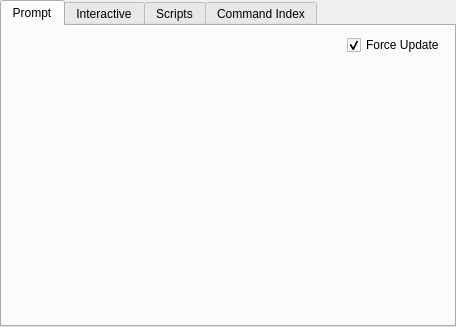
<?xml version="1.0" encoding="UTF-8"?>
<ui version="4.0">
 <class>CommandDialog</class>
 <widget class="QDialog" name="CommandDialog">
  <property name="geometry">
   <rect>
    <x>0</x>
    <y>0</y>
    <width>456</width>
    <height>327</height>
   </rect>
  </property>
  <property name="windowTitle">
   <string>Scripts/Command</string>
  </property>
  <property name="windowIcon">
   <iconset resource="icons.qrc">
    <normaloff>:/stackicons/icons/stack_command.svg</normaloff>:/stackicons/icons/stack_command.svg</iconset>
  </property>
  <layout class="QHBoxLayout" name="horizontalLayout_2">
   <property name="spacing">
    <number>0</number>
   </property>
   <property name="margin">
    <number>0</number>
   </property>
   <item>
    <widget class="QTabWidget" name="Prompt">
     <property name="currentIndex">
      <number>0</number>
     </property>
     <widget class="QWidget" name="PrompTab">
      <attribute name="title">
       <string>Prompt</string>
      </attribute>
      <layout class="QVBoxLayout" name="verticalLayout_2">
       <item>
        <layout class="QVBoxLayout" name="verticalLayout">
         <item>
          <layout class="QHBoxLayout" name="horizontalLayout">
           <item>
            <spacer>
             <property name="orientation">
              <enum>Qt::Horizontal</enum>
             </property>
             <property name="sizeHint" stdset="0">
              <size>
               <width>238</width>
               <height>17</height>
              </size>
             </property>
            </spacer>
           </item>
           <item>
            <widget class="QCheckBox" name="PromptForceUpdateCheck">
             <property name="toolTip">
              <string>Force update of the GUI after every executed command</string>
             </property>
             <property name="text">
              <string>Force Update</string>
             </property>
             <property name="checked">
              <bool>true</bool>
             </property>
            </widget>
           </item>
          </layout>
         </item>
         <item>
          <widget class="TPrompt" name="CommandPrompt" native="true"/>
         </item>
        </layout>
       </item>
      </layout>
     </widget>
     <widget class="QWidget" name="InteractiveTab">
      <attribute name="title">
       <string>Interactive</string>
      </attribute>
      <layout class="QVBoxLayout" name="verticalLayout_6">
       <item>
        <widget class="QGroupBox" name="VariablesGroup">
         <property name="sizePolicy">
          <sizepolicy hsizetype="Expanding" vsizetype="MinimumExpanding">
           <horstretch>0</horstretch>
           <verstretch>0</verstretch>
          </sizepolicy>
         </property>
         <property name="title">
          <string>Variables</string>
         </property>
         <layout class="QVBoxLayout" name="verticalLayout_7">
          <property name="spacing">
           <number>2</number>
          </property>
          <property name="margin">
           <number>2</number>
          </property>
          <item>
           <widget class="QTableWidget" name="VariableTable">
            <property name="sizePolicy">
             <sizepolicy hsizetype="Expanding" vsizetype="MinimumExpanding">
              <horstretch>0</horstretch>
              <verstretch>0</verstretch>
             </sizepolicy>
            </property>
            <column>
             <property name="text">
              <string>Var</string>
             </property>
            </column>
            <column>
             <property name="text">
              <string>Type</string>
             </property>
            </column>
            <column>
             <property name="text">
              <string>Value</string>
             </property>
            </column>
           </widget>
          </item>
          <item>
           <layout class="QHBoxLayout" name="horizontalLayout_5"/>
          </item>
         </layout>
        </widget>
       </item>
       <item>
        <layout class="QVBoxLayout" name="verticalLayout_5">
         <item>
          <layout class="QHBoxLayout" name="horizontalLayout_4">
           <item>
            <spacer>
             <property name="orientation">
              <enum>Qt::Horizontal</enum>
             </property>
             <property name="sizeHint" stdset="0">
              <size>
               <width>238</width>
               <height>17</height>
              </size>
             </property>
            </spacer>
           </item>
           <item>
            <widget class="QCheckBox" name="InteractiveForceUpdateCheck">
             <property name="toolTip">
              <string>Force update of the GUI after every executed command</string>
             </property>
             <property name="text">
              <string>Force Update</string>
             </property>
             <property name="checked">
              <bool>true</bool>
             </property>
            </widget>
           </item>
          </layout>
         </item>
         <item>
          <widget class="TPrompt" name="InteractivePrompt" native="true">
           <property name="sizePolicy">
            <sizepolicy hsizetype="Preferred" vsizetype="Expanding">
             <horstretch>0</horstretch>
             <verstretch>3</verstretch>
            </sizepolicy>
           </property>
           <property name="sizeIncrement">
            <size>
             <width>0</width>
             <height>0</height>
            </size>
           </property>
          </widget>
         </item>
        </layout>
       </item>
      </layout>
     </widget>
     <widget class="QWidget" name="ScriptTab">
      <attribute name="title">
       <string>Scripts</string>
      </attribute>
      <layout class="QVBoxLayout" name="verticalLayout_3">
       <item>
        <widget class="QListWidget" name="ScriptsList"/>
       </item>
       <item>
        <layout class="QHBoxLayout" name="horizontalLayout_3">
         <item>
          <widget class="QToolButton" name="OpenScriptButton">
           <property name="text">
            <string>...</string>
           </property>
           <property name="icon">
            <iconset resource="icons.qrc">
             <normaloff>:/file/icons/file_open.svg</normaloff>:/file/icons/file_open.svg</iconset>
           </property>
           <property name="iconSize">
            <size>
             <width>24</width>
             <height>24</height>
            </size>
           </property>
          </widget>
         </item>
         <item>
          <widget class="QPushButton" name="ReloadAllButton">
           <property name="text">
            <string>Reload All</string>
           </property>
          </widget>
         </item>
         <item>
          <spacer name="horizontalSpacer">
           <property name="orientation">
            <enum>Qt::Horizontal</enum>
           </property>
           <property name="sizeHint" stdset="0">
            <size>
             <width>40</width>
             <height>20</height>
            </size>
           </property>
          </spacer>
         </item>
         <item>
          <widget class="QPushButton" name="RunSelectedButton">
           <property name="enabled">
            <bool>false</bool>
           </property>
           <property name="text">
            <string>Run Selected</string>
           </property>
          </widget>
         </item>
        </layout>
       </item>
      </layout>
     </widget>
     <widget class="QWidget" name="tab">
      <attribute name="title">
       <string>Command Index</string>
      </attribute>
      <layout class="QVBoxLayout" name="verticalLayout_4">
       <item>
        <layout class="QHBoxLayout" name="_2">
         <property name="spacing">
          <number>6</number>
         </property>
         <property name="margin">
          <number>0</number>
         </property>
         <item>
          <widget class="QLabel" name="label">
           <property name="sizePolicy">
            <sizepolicy hsizetype="Minimum" vsizetype="Preferred">
             <horstretch>0</horstretch>
             <verstretch>0</verstretch>
            </sizepolicy>
           </property>
           <property name="text">
            <string>Search</string>
           </property>
          </widget>
         </item>
         <item>
          <widget class="QLineEdit" name="CommandSearchEdit"/>
         </item>
         <item>
          <widget class="QToolButton" name="ClearSearchButton">
           <property name="text">
            <string>...</string>
           </property>
           <property name="icon">
            <iconset resource="icons.qrc">
             <normaloff>:/basic/icons/basic_cross.svg</normaloff>:/basic/icons/basic_cross.svg</iconset>
           </property>
          </widget>
         </item>
        </layout>
       </item>
       <item>
        <widget class="QListWidget" name="CommandList"/>
       </item>
       <item>
        <widget class="QTextEdit" name="CommandEdit">
         <property name="readOnly">
          <bool>true</bool>
         </property>
        </widget>
       </item>
      </layout>
     </widget>
    </widget>
   </item>
  </layout>
 </widget>
 <customwidgets>
  <customwidget>
   <class>TPrompt</class>
   <extends>QWidget</extends>
   <header>gui/tprompt.uih</header>
   <container>1</container>
  </customwidget>
 </customwidgets>
 <resources>
  <include location="icons.qrc"/>
 </resources>
 <connections/>
</ui>
